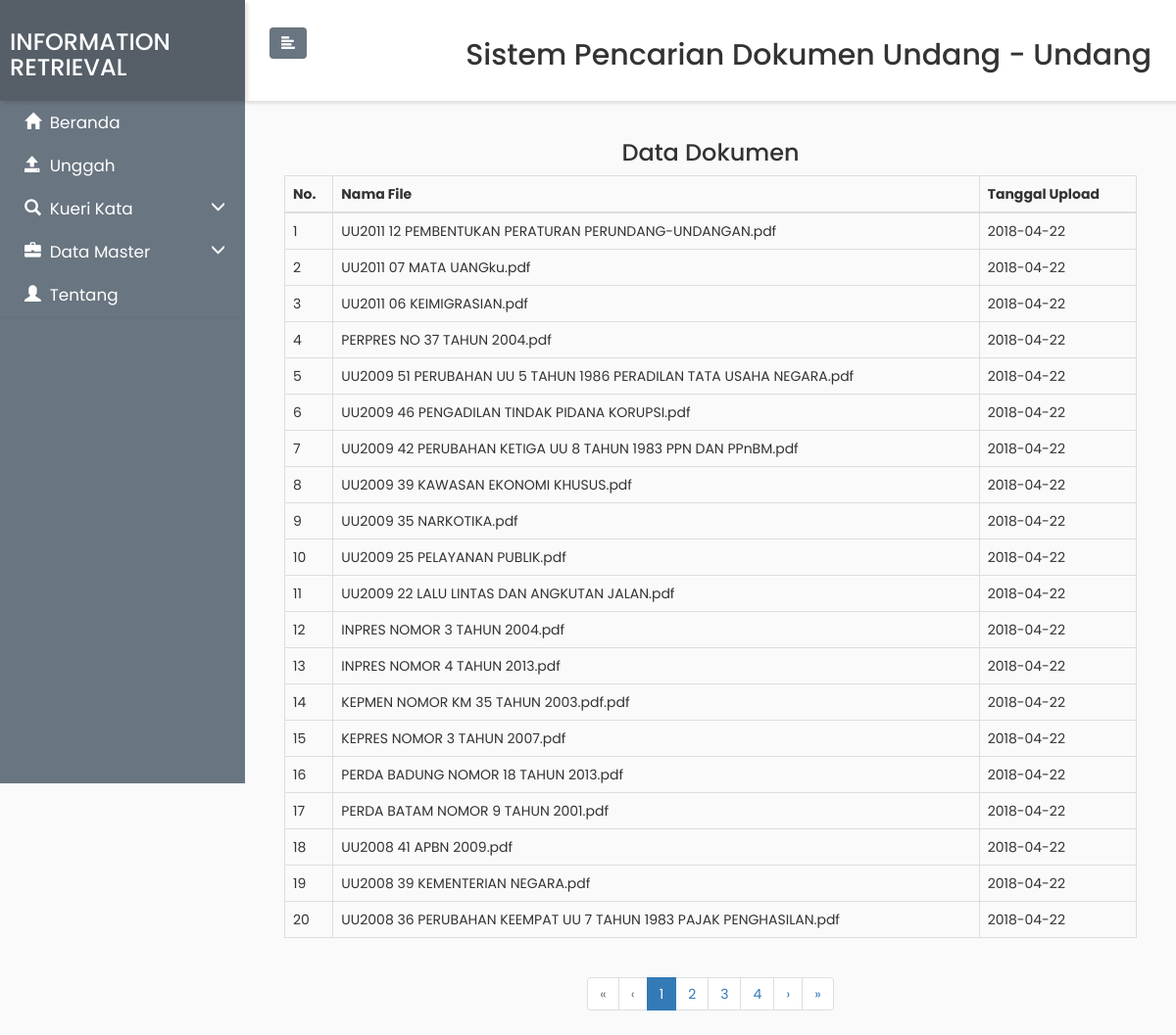
Page /function/tabel_up2.php on the committed database.
### tables this page shows
CREATE TABLE `upload` (
  `id_upload` int(11) NOT NULL AUTO_INCREMENT,
  `nama_file` varchar(150) NOT NULL,
  `deskripsi` varchar(250) NOT NULL,
  `isi` text NOT NULL,
  `tgl_upload` date NOT NULL,
  `hits` int(11) NOT NULL,
  PRIMARY KEY (`id_upload`)
);

### function/tabel_up2.php (the view)
<?php
    include 'header.php';
    $user = "root";
    $pass = "";
    try {
        $dbh = new PDO('mysql:host=localhost;dbname=dbstbi', $user, $pass);
    } catch (PDOException $e) {
        print "Error!: " . $e->getMessage() . "<br/>";
        die();
    }
    $limit = ( isset( $_GET['limit'] ) ) ? $_GET['limit'] : 20;
    $page  = ( isset( $_GET['page'] ) ) ? $_GET['page'] : 1;
    $links = ( isset( $_GET['links'] ) ) ? $_GET['links'] : 7;
    $query = "SELECT * FROM upload";
    require_once 'paginator.class.php';
    $paginator  = new Paginator($dbh, $query);
    $results    = $paginator->getData($limit, $page);
    $mulai = ($page>1) ? ($page * $limit) - $limit : 0;
    $no =$mulai+1;
?>
        <h3 style="text-align:center">Data Dokumen</h3>
        <table class="table table-bordered">
            <thead>
                <tr>
                    <th>No.</th>
                    <th>Nama File</th>
                    <th>Tanggal Upload</th>
                </tr>
            </thead>
            <tbody>
                <?php for( $i = 0; $i < count( $results->data ); $i++ ) : ?>
                        <tr>
                                <td><?php echo $no++; ?></td>
                                <td><?php echo $results->data[$i]['nama_file']; ?></td>
                                <td><?php echo $results->data[$i]['tgl_upload']; ?></td>
                        </tr>
                <?php endfor; ?>
            </tbody>
        </table>
        <center>
        <?php echo $paginator->createLinks($links); ?>
        </center>
<?php
    include 'footer.php';
 ?>

### function/header.php (shortened to what this page needs)
<!DOCTYPE html>
<html>
    <head>
        <link rel="stylesheet" href="../assets/css/bootstrap.min.css">
        <link rel="stylesheet" href="../assets/css/style.css">
        <link rel="stylesheet" href="https://cdnjs.cloudflare.com/ajax/libs/malihu-custom-scrollbar-plugin/3.1.5/jquery.mCustomScrollbar.min.css">
    </head>
    <body>
        <div class="wrapper">
            <nav id="sidebar">
                <div class="sidebar-header">
                    <h3><a href="../index.php">INFORMATION RETRIEVAL</a></h3>
                </div>
                <ul class="list-unstyled components">
                    <li>
                        <a href="../index.php" class="active"><i class="glyphicon glyphicon-home" aria-hidden="true"></i>&nbsp Beranda</a>
                        <a href="upload.php"><i class="glyphicon glyphicon-open" aria-hidden="true"></i>&nbsp Unggah</a>
                        <a href="#pageSubmenu1" data-toggle="collapse" aria-expanded="false"><i class="glyphicon glyphicon-search" aria-hidden="true"></i>&nbsp Kueri Kata</a>
                        <a href="#pageSubmenu2" data-toggle="collapse" aria-expanded="false"><i class="glyphicon glyphicon-briefcase" aria-hidden="true"></i>&nbsp Data Master</a>
                        <a href="about.php"><i class="glyphicon glyphicon-user" aria-hidden="true"></i>&nbsp Tentang</a>
                    </li>
                </ul>
            </nav>
            <div id="content">
                <nav class="navbar navbar-default">
                    <div class="container-fluid">
                        <div class="navbar-header">
                            <button type="button" id="sidebarCollapse" class="btn btn-info navbar-btn">
                                <i class="glyphicon glyphicon-align-left"></i>
                            </button>
                        </div>
                        <div class="navbar-header navbar-right">
                            <h2>Sistem Pencarian Dokumen Undang - Undang</h2>
                        </div>
                    </div>
                </nav>
                <div class="main-content">

### function/paginator.class.php (shortened to what this page needs)
<?php
class Paginator {
    private $konek;
    private $batas;
    private $halaman;
    private $habeit;
    private $semua;
    public function __construct($conn, $query) {
        $this->konek = $conn;
        $this->habeit = $query;
        $rs= $this->konek->prepare( $this->habeit );
        $rs->execute();
        $this->semua = $rs->rowCount();
    }
    public function getData( $limit = 10, $page = 1 ) {
        $this->batas = $limit;
        $this->halaman = $page;
        if ( $this->batas == 'all' ) {
            $query = $this->habeit;
        } else {
            $query = $this->habeit . " LIMIT " . ( ( $this->halaman - 1 ) * $this->batas ) . ", $this->batas";
        }
        $rs = $this->konek->prepare( $query );
        $rs->execute();
        while ( $row = $rs->fetch(PDO::FETCH_ASSOC) ) {
            $results[]  = $row;
        }
        $result         = new stdClass();
        $result->page   = $this->halaman;
        $result->limit  = $this->batas;
        $result->total  = $this->semua;
        $result->data   = $results;
        return $result;
    }
    public function createLinks( $links ) {
        $last       = ceil( $this->semua / $this->batas );
        $start      = ( ( $this->halaman - $links ) > 0 ) ? $this->halaman - $links : 1;
        $end        = ( ( $this->halaman + $links ) < $last ) ? $this->halaman + $links : $last;
        $html       = '<ul class="pagination">';
        $class      = ( $this->halaman == 1 ) ? "disabled" : "";
        $html       .= '<li class="' . $class . ' symbol"><a href="?limit=' . $this->batas . '&page=1">&laquo;</a></li>';
        $html       .= '<li class="' . $class . ' symbol"><a href="?limit=' . $this->batas . '&page=' . ( $this->halaman - 1 ) . '">&lsaquo;</a></li>';
        for ( $i = $start ; $i <= $end; $i++ ) {
            $class  = ( $this->halaman == $i ) ? "active" : "";
            $html   .= '<li class="' . $class . '"><a href="?limit=' . $this->batas . '&page=' . $i . '">' . $i . '</a></li>';
        }
        $class      = ( $this->halaman == $last ) ? "disabled" : "";
        $html       .= '<li class="' . $class . ' symbol"><a href="?limit=' . $this->batas . '&page=' . ( $this->halaman + 1 ) . '">&rsaquo;</a></li>';
        $html       .= '<li class="' . $class . ' symbol"><a href="?limit=' . $this->batas . '&page=' . ( $last ) . '">&raquo;</a></li>';
        $html       .= '</ul>';
        return $html;
    }
}

### function/footer.php (shortened to what this page needs)
                </div>
            </div>
        </div>
    </body>
</html>

### assets/css/style.css (style rules this page uses)
body { font-family: 'Poppins', sans-serif; background: #fafafa; }
a, a:hover, a:focus { color: inherit; text-decoration: none; transition: all 0.3s; }
.navbar { padding: 20px 10px; background: #fff; border: none; border-radius: 0; margin-bottom: 40px; box-shadow: 3px 3px 3px rgba(0, 0, 0, 0.1); }
.navbar-btn { box-shadow: none; outline: none !important; border: none; }
#sidebarCollapse { background-color: #697580; }
#sidebar { width: 250px; position: fixed; top: 0; left: 0; height: 100vh; z-index: 999; background: #697580; color: #fff; transition: all 0.3s; }
#sidebar .sidebar-header { padding: 10px; box-shadow: 3px 3px 3px rgba(0, 0, 0, 0.1); background: #565f67; }
#sidebar ul.components { padding: 0px 0; border-bottom: 2px solid #66727d; }
#sidebar ul li a { padding: 10px 25px; font-size: 1.2em; display: block; }
a[data-toggle="collapse"] { position: relative; }
a[aria-expanded="false"]::before, a[aria-expanded="true"]::before { content: '\e259'; display: block; position: absolute; right: 20px; font-family: 'Glyphicons Halflings'; font-size: 0.9em; }
#content { width: calc(100% - 250px); min-height: 100vh; transition: all 0.3s; position: absolute; top: 0; right: 0; }
.main-content { padding: 0px 40px; }

### rows in the picture
upload: nama_file "UU2011 12 PEMBENTUKAN PERATURAN PERUNDANG-UNDANGAN.pdf", tgl_upload "2018-04-22"
upload: nama_file "UU2011 07 MATA UANGku.pdf", tgl_upload "2018-04-22"
upload: nama_file "UU2011 06 KEIMIGRASIAN.pdf", tgl_upload "2018-04-22"
upload: nama_file "PERPRES NO 37 TAHUN 2004.pdf", tgl_upload "2018-04-22"
upload: nama_file "UU2009 51 PERUBAHAN UU 5 TAHUN 1986 PERADILAN TATA USAHA NEGARA.pdf", tgl_upload "2018-04-22"
upload: nama_file "UU2009 46 PENGADILAN TINDAK PIDANA KORUPSI.pdf", tgl_upload "2018-04-22"
upload: nama_file "UU2009 42 PERUBAHAN KETIGA UU 8 TAHUN 1983 PPN DAN PPnBM.pdf", tgl_upload "2018-04-22"
upload: nama_file "UU2009 39 KAWASAN EKONOMI KHUSUS.pdf", tgl_upload "2018-04-22"
upload: nama_file "UU2009 35 NARKOTIKA.pdf", tgl_upload "2018-04-22"
upload: nama_file "UU2009 25 PELAYANAN PUBLIK.pdf", tgl_upload "2018-04-22"
upload: nama_file "UU2009 22 LALU LINTAS DAN ANGKUTAN JALAN.pdf", tgl_upload "2018-04-22"
upload: nama_file "INPRES NOMOR 3 TAHUN 2004.pdf", tgl_upload "2018-04-22"
upload: nama_file "INPRES NOMOR 4 TAHUN 2013.pdf", tgl_upload "2018-04-22"
upload: nama_file "KEPMEN NOMOR KM 35 TAHUN 2003.pdf.pdf", tgl_upload "2018-04-22"
upload: nama_file "KEPRES NOMOR 3 TAHUN 2007.pdf", tgl_upload "2018-04-22"
upload: nama_file "PERDA BADUNG NOMOR 18 TAHUN 2013.pdf", tgl_upload "2018-04-22"
upload: nama_file "PERDA BATAM NOMOR 9 TAHUN 2001.pdf", tgl_upload "2018-04-22"
upload: nama_file "UU2008 41 APBN 2009.pdf", tgl_upload "2018-04-22"
upload: nama_file "UU2008 39 KEMENTERIAN NEGARA.pdf", tgl_upload "2018-04-22"
upload: nama_file "UU2008 36 PERUBAHAN KEEMPAT UU 7 TAHUN 1983 PAJAK PENGHASILAN.pdf", tgl_upload "2018-04-22"
